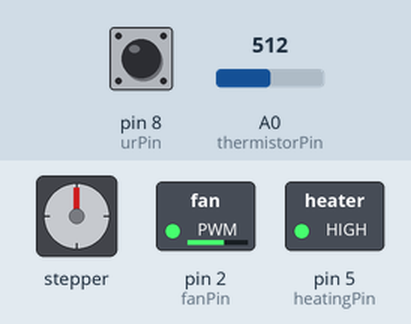
The sketch below on a simulated Arduino Uno, built with avr-gcc and run on an emulated ATmega328P. Shown: stepper motor, switched loads named in the sketch (green lamp = pin HIGH). The test bench sets the inputs (shaded band); at power-on: pin 8 (urPin) HIGH, A0 (thermistorPin) = 512. Stepper angles assume 200 steps per turn; what the sketch prints to the serial monitor is not drawn.

Above: at 1.2 s.
1.3 s: pin 8 (urPin) pulled LOW for 0.15 s
At 1.9 s:
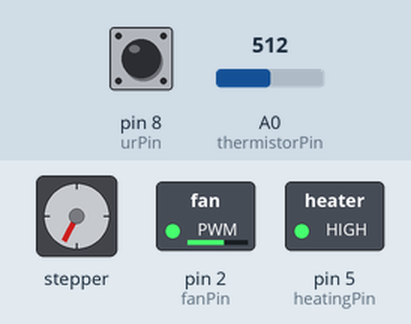
2.9 s: A0 (thermistorPin) set to 698
4.4 s: A0 (thermistorPin) set to 720
At 6.2 s:
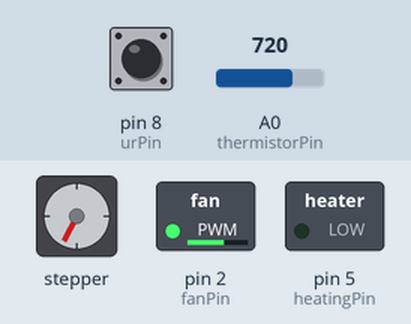
6.5 s: pin 8 (urPin) pulled LOW for 1 s
At 8.3 s:
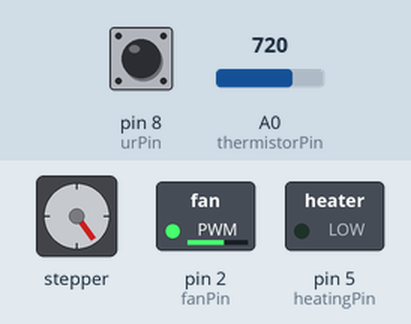
10.0 s: pin 8 (urPin) pulled LOW for 0.15 s
At 10.9 s:
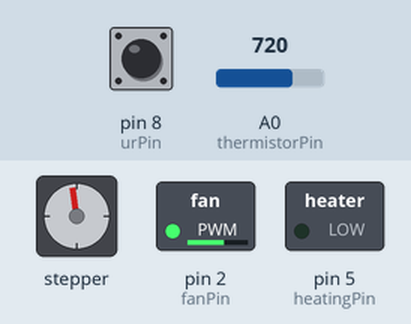
11.6 s: A0 (thermistorPin) set to 0
At 12.7 s:
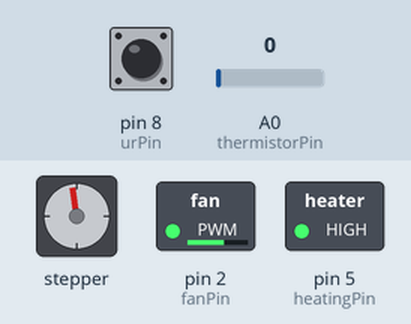
Timing chart, 0 to 14.5 s (numbered marks = the images above; inputs shaded):
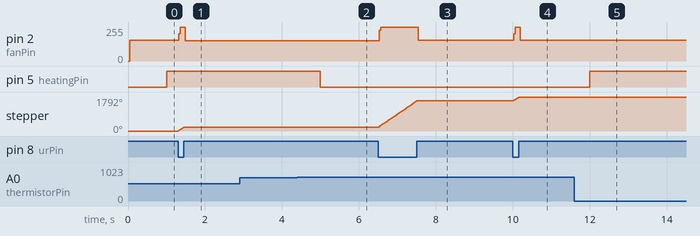

Measured:
- the behaviour switches between 710 and 711 on A0 (thermistorPin) (found by bisection; images 1 and 2)
- after the input at 1.3 s, pin 2 (fanPin): 154/255 → 255/255 at once, → 153/255 0.17 s later; stepper: turns 207° clockwise in 0.15 s, starting at once
- after the input at 2.9 s, every drawn part: stays the same
- after the input at 4.4 s, pin 5 (heatingPin): HIGH → LOW after 0.60 s
- after the input at 6.5 s, pin 2 (fanPin): 153/255 → 255/255 at once, → 154/255 1.0 s later; stepper: turns 1377° clockwise in 1.0 s, starting at once
- after the input at 10.0 s, pin 2 (fanPin): 154/255 → 255/255 at once, → 154/255 0.17 s later; stepper: turns 208° clockwise in 0.15 s, starting at once
- after the input at 11.6 s, pin 5 (heatingPin): LOW → HIGH after 0.40 s

The sketch:

plastic_extruder_arduino.ino
```cpp
// ===============================================================================
// CONSTANTS
// ===============================================================================

// Stepper library created by Mike McCauley, install from Tools > Manage Libraries
#include <AccelStepper.h>

// Stepper motor pins
#define enablePin 11 // ENA - Enable
#define dirPin 12 // DIR - Direction
#define stepPin 13 // STP/PUL - Step, Pulse
#define motorInterfaceType 1

#define thermistorPin A0 // AnalogIn Pin A0

#define urPin 8

#define fanPin 2

#define heatingPin 5

unsigned long previousMillis = 0; // will store last time PRINT was updated
const long tempCheckInterval = 1000; // interval at which to check temperature

// THERMISTOR CONSTANTS
int Vo;
float R1 = 1000;
float logR2, R2, T, Tc, Tf;

// Obtained c values from:
// https://www.thinksrs.com/downloads/programs/Therm%20Calc/NTCCalibrator/NTCcalculator.htm
//float c1 = 1.009249522e-03, c2 = 2.378405444e-04, c3 = 2.019202697e-07;
float c1 = 0.8098138332e-3, c2 = 2.115966516e-4, c3 = 0.7086146145e-7;
//float c1 =0.7203283552e-3, c2 = 2.171656865e-4, c3 = 0.8706070062e-7;

// ===============================================================================
// VARIABLES
// ===============================================================================

#define SET_TEMP 200
#define MOTOR_SPEED 900

// ===============================================================================
// STEPPER MOTOR
// ===============================================================================

// Stepper motor = NEMA 17 Schrittmotor 1.8 Grad, 1.5A (3Dware.ch)
// https://www.3dware.ch/NEMA-17-Schrittmotor-1.8-Grad,-1.5A-De.htm
// setSpeed(): Set the speed in steps per second:
// Driver is set to 3200 steps / revolution
// This means setSpeed(3200) will give 1 revolution / second

// Create a new instance of the AccelStepper class:
AccelStepper stepper = AccelStepper(1, stepPin, dirPin);

void rotateStepper(){
  // Rotates the stepper motor with a desired speed
  stepper.runSpeed();
}

// ===============================================================================
// THERMISTOR
// ===============================================================================

void temperatureControl(){
  unsigned long currentMillis = millis();
  if (currentMillis - previousMillis >= tempCheckInterval) {
    // save the last time temperature was checked
    previousMillis = currentMillis;

  // Read the temperature from the thermistor
  Vo = analogRead(thermistorPin);

  // Convert voltage to temperature
  R2 = R1 * (1023.0 / (float)Vo - 1.0);
  logR2 = log(R2);
  T = (1.0 / (c1 + c2*logR2 + c3*logR2*logR2*logR2));
  Tc = T - 273.15;

  // Print output
  Serial.print(" Temperature: ");
  Serial.print(Tc);
  Serial.print(" C // ");
  Serial.print(" Set Temp: ");
  Serial.print(SET_TEMP);
  Serial.println(" C");

  if (Tc < SET_TEMP){
    analogWrite(heatingPin, 255);
    Serial.print(" Heater ON // ");
    }
  else {
    digitalWrite(heatingPin, LOW);
    Serial.print(" Heater OFF //");
   }
  }
}

// ===============================================================================
// SETUP
// ===============================================================================

void setup() {
  // Set the maximum speed in steps per second:
  stepper.setMaxSpeed(3200);
  stepper.setSpeed(MOTOR_SPEED);

  // Setup Thermistor
  Serial.begin(9600);

  // Enable UR pin
  pinMode(urPin, INPUT_PULLUP);
}

// ===============================================================================
// LOOP
// ===============================================================================

void loop() {
  analogWrite(fanPin, 255); // Turn the fan on
  temperatureControl(); // Check temperature and turn on heater
  if (digitalRead(urPin) == LOW) { // If I/O DO 4 is enabled:
    rotateStepper(); // Rotate the stepper motor

    }
  else {
    analogWrite(fanPin, 0); // Turn the fan off
  }
  }
```
